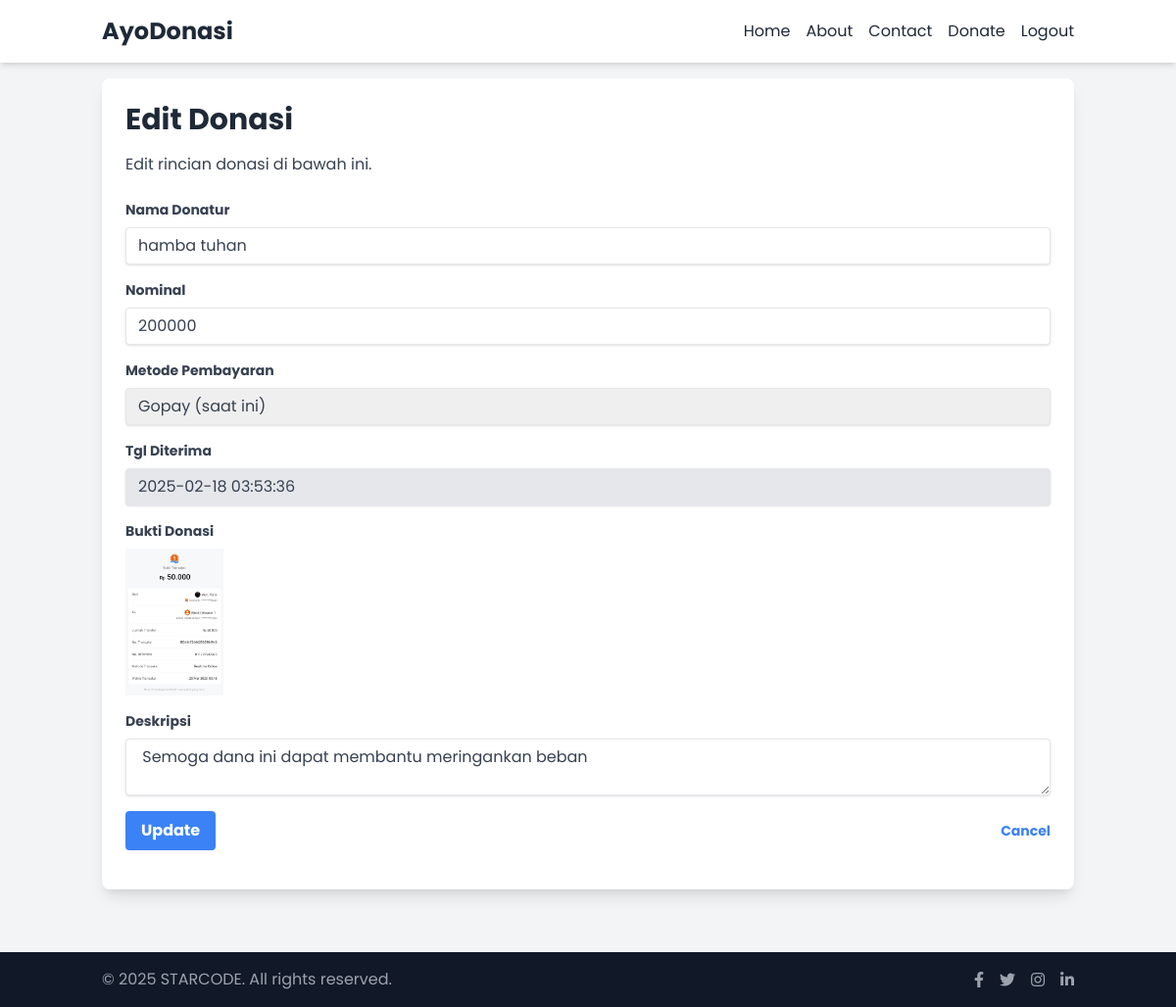
The app's page /admin/edit.php?id=52 (signed in) with its own data.
### tables this page shows
CREATE TABLE `donatur` (
  `id` int NOT NULL,
  `nama` varchar(50) NOT NULL,
  `nominal` decimal(10,0) NOT NULL,
  `metode` enum('ShopeePay','Gopay','Transfer') NOT NULL,
  `bukti` varchar(50) DEFAULT NULL,
  `deskripsi` varchar(50) DEFAULT NULL,
  `tanggal_diterima` timestamp NOT NULL DEFAULT CURRENT_TIMESTAMP
);

### function/koneksi.php (called while the page is built)
<?php
$hostname = 'localhost';
$username = 'root';
$password = '';
$database = 'donasi';
try {
   $conn = mysqli_connect($hostname, $username, $password, $database);
} catch (Exception $e) {
    echo "<b>koneksi gagal : <b/>" . $e;
}
function query($query) {
    global $conn;
    $result = mysqli_query($conn, $query);
    $rows = [];
    while( $row = mysqli_fetch_assoc($result) ) {
      $rows[] = $row;
  }
  return $rows;
}
?>

### function/copyright.php (called while the page is built)
<?php
$copyright = "2025 STARCODE. All rights reserved.";
?>

### admin/edit.php (the view, shortened to what this page needs)
<?php
require_once __DIR__ . '/../function/koneksi.php';
require_once __DIR__ . '/../function/copyright.php';
$id = $_GET["id"];
$donatur = query("SELECT * FROM donatur WHERE id = $id")[0];
?>
<html lang="en">
<head>
    <script src="https://cdn.tailwindcss.com"></script>
    <link href="https://cdnjs.cloudflare.com/ajax/libs/font-awesome/5.15.3/css/all.min.css" rel="stylesheet"/>
</head>
<body>
<nav class="bg-white shadow-md">
    <div class="container mx-auto p-4 flex justify-between items-center">
        <a class="text-2xl font-bold text-gray-800 slide-in" href="#">
            AyoDonasi
        </a>
        <div class="hidden md:flex space-x-4">
            <a class="text-gray-800 hover:text-blue-600 slide-in" href="/donasi/index.php">Home</a>
            <a class="text-gray-800 hover:text-blue-600 slide-in" href="/donasi/about.php">About</a>
            <a class="text-gray-800 hover:text-blue-600 slide-in" href="https://ribin.my.id/">Contact</a>
            <a class="text-gray-800 hover:text-blue-600 slide-in" href="/donasi/tambah_donasi.php">Donate</a>
            <a class="text-gray-800 hover:text-blue-600 slide-in" href="/donasi/login.php">Logout</a>
        </div>
    </div>
</nav>
<main class="container mx-auto p-4">
    <div class="bg-white shadow-lg rounded-lg p-6 mb-6 relative fade-in">
        <div class="relative z-10">
            <h1 class="text-3xl font-bold mb-4 text-gray-800 bounce-in">Edit Donasi</h1>
            <p class="text-gray-700 mb-6 slide-in">Edit rincian donasi di bawah ini.</p>
            <form action="" method="post" enctype="multipart/form-data">
                <div class="mb-4">
                    <label class="block text-gray-700 text-sm font-bold mb-2" for="nama">
                        Nama Donatur
                    </label>
                    <input class="shadow appearance-none border rounded w-full py-2 px-3 text-gray-700 leading-tight focus:outline-none focus:shadow-outline" id="nama" name="nama" type="text" required value="<?= $donatur["nama"]; ?>">
                </div>
                <div class="mb-4">
                    <label class="block text-gray-700 text-sm font-bold mb-2" for="nominal">
                        Nominal
                    </label>
                    <input class="shadow appearance-none border rounded w-full py-2 px-3 text-gray-700 leading-tight focus:outline-none focus:shadow-outline" id="nominal" name="nominal" type="number" required value="<?= $donatur["nominal"]; ?>">
                </div>
                <div class="mb-4">
                    <label class="block text-gray-700 text-sm font-bold mb-2" for="metode">
                        Metode Pembayaran
                    </label>
                    <select class="shadow appearance-none border rounded w-full py-2 px-3 text-gray-700 leading-tight focus:outline-none focus:shadow-outline" id="metode" name="metode"   >
                    <option  required value="<?= $donatur["metode"]; ?>">
                    <?= $donatur["metode"]; ?> (saat ini)
                    </option>
                    </select>
                </div>
                <div class="mb-4">
                    <label class="block text-gray-700 text-sm font-bold mb-2" for="tanggal_diterima">
                        Tgl Diterima
                    </label>
                    <input class="shadow appearance-none border rounded w-full py-2 px-3 text-gray-700 leading-tight focus:outline-none focus:shadow-outline bg-gray-200 cursor-not-allowed" id="tanggal_diterima" name="tanggal_diterima" value="<?= $donatur["tanggal_diterima"]; ?>" readonly>
                </div>
                <div class="mb-4">
                    <label class="block text-gray-700 text-sm font-bold mb-2" for="bukti">
                        Bukti Donasi
                    </label>
                    <img src="../img/<?= $donatur["bukti"]; ?>" name="bukti" class="cursor-pointer" id="donation-image" class="mt-2" width="100" height="100">
                </div>
                <div class="mb-4">
                    <label class="block text-gray-700 text-sm font-bold mb-2" for="deskripsi">
                        Deskripsi
                    </label>
                    <textarea class="shadow appearance-none border rounded w-full py-2 px-3 text-gray-700 leading-tight focus:outline-none focus:shadow-outline" id="deskripsi" name="deskripsi"> <?= $donatur["deskripsi"]; ?></textarea>
                </div>
                <div class="flex items-center justify-between">
                    <button class="bg-blue-500 hover:bg-blue-700 text-white font-bold py-2 px-4 rounded focus:outline-none focus:shadow-outline" type="submit" name="submit">
                        Update
                    </button>
                    <a class="inline-block align-baseline font-bold text-sm text-blue-500 hover:text-blue-800" href="manage_donasi.php">
                        Cancel
                    </a>
                </div>
            </form>
        </div>
    </div>
</main>
<footer class="bg-gray-900 text-white mt-6">
    <div class="container mx-auto p-4 flex flex-col md:flex-row justify-between items-center">
    <p class="text-gray-400">&copy; <?= $copyright; ?></p>
        <div class="flex space-x-4 mt-4 md:mt-0">
            <a class="text-gray-400 hover:text-white" href="notfound.html"><i class="fab fa-facebook-f"></i></a>
            <a class="text-gray-400 hover:text-white" href="notfound.html"><i class="fab fa-twitter"></i></a>
            <a class="text-gray-400 hover:text-white" href="https://www.instagram.com/bintangrrrrrr/" target="_blank"><i class="fab fa-instagram"></i></a>
            <a class="text-gray-400 hover:text-white" href="https://www.linkedin.com/in/bintangro/" target="_blank"><i class="fab fa-linkedin-in"></i></a>
        </div>
    </div>
</footer>
</body>
</html>

### admin/edit.php (style rules this page uses)
body { font-family: 'Poppins', sans-serif; display: flex; flex-direction: column; min-height: 100vh; background-color: #f3f4f6; }
main { flex: 1; }
.fade-in { animation: fadeIn 1s ease-in-out; }
.slide-in { animation: slideIn 1s ease-in-out; }
.bounce-in { animation: bounceIn 1s ease-in-out; }

### records on screen
donatur: nama "hamba tuhan", nominal "200000", metode "Gopay (saat ini)", tanggal_diterima "2025-02-18 03:53:36", bukti (picture), deskripsi "Semoga dana ini dapat membantu meringankan beban"

### other values on screen
$copyright "2025 STARCODE. All rights reserved."
